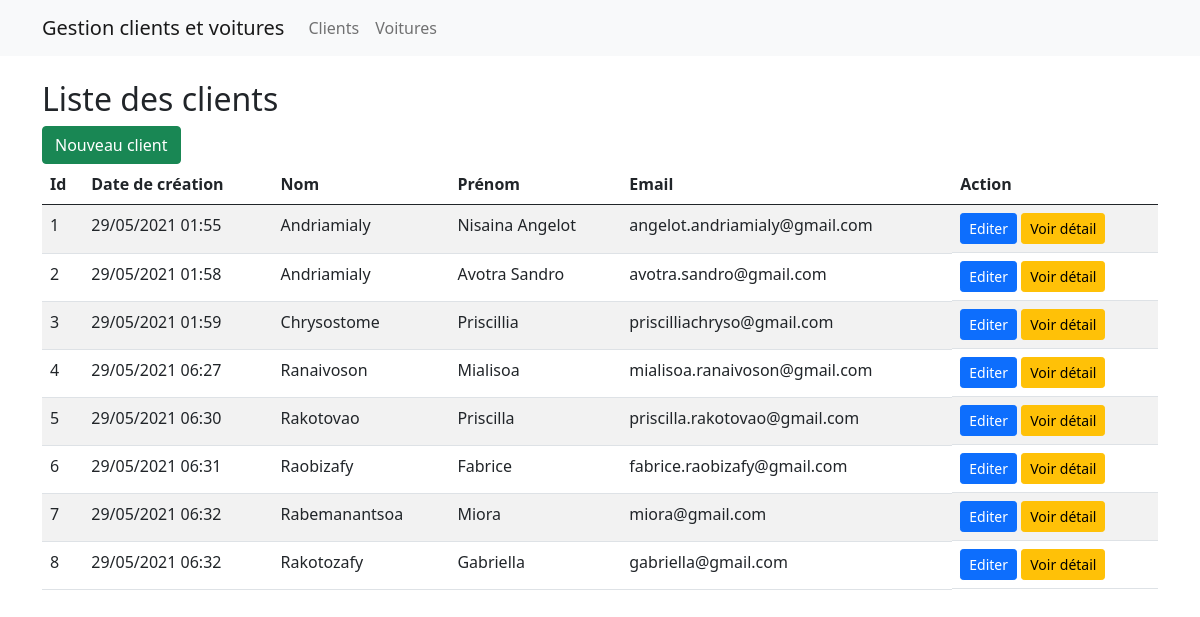
The page / on the database its author committed.
### tables this page shows
CREATE TABLE `clients` (
  `id` int(11) NOT NULL,
  `created_at` datetime NOT NULL,
  `nom` varchar(255) NOT NULL,
  `prenom` varchar(255) NOT NULL,
  `email` varchar(255) NOT NULL
);

### index.php (called while the page is built, shortened)
<?php
    require('./utils/functions.php');
    require('./ressources/layout.php');

### ressources/views/clients/index.php (called while the page is built, shortened)
<?php
    load_component('clients', 'partial.list');
?>

### ressources/views/clients/partial/list.php (the view, shortened to what this page needs)
<?php
    $sql_client = "SELECT *, DATE_FORMAT(clients.created_at, \"%d/%m/%Y %h:%i\") AS date_creation FROM clients";
    $res_client = $database->prepare($sql_client);
    $res_client->execute();
    $clients = $res_client->fetchAll();
?>
<div class="container mt-4">
    <h2>Liste des clients</h2>
    <a href="?pages=clients&action=add_client">
        <button class="btn btn-success">Nouveau client</button>
    </a>
    <table class="table table-striped">
        <thead>
            <tr>
                <th>Id</th>
                <th>Date de création</th>
                <th>Nom</th>
                <th>Prénom</th>
                <th>Email</th>
                <th>Action</th>
            </tr>
        </thead>
        <tbody>
            <?php
                foreach ($clients as $client) {
                    echo '  <tr>
                                <td>' . $client->id . '</td>
                                <td>' . $client->date_creation . '</td>
                                <td>' . $client->nom . '</td>
                                <td>' . $client->prenom . '</td>
                                <td>' . $client->email . '</td>
                                <td class="d-flex">
                                    <form method="post" action="?pages=clients&action=edit_client&client_id=' . $client->id . '">
                                        <button type="submit" class="btn btn-primary btn-sm">Editer</button>
                                    </form>
                                    &nbsp;
                                    <form method="post" action="?page=clients&module=detail&client_id=' . $client->id . '">
                                        <button type="submit" class="btn btn-warning btn-sm">Voir détail</button>
                                    </form>
                                </td>
                            </tr>';
                }
            ?>
        </tbody>
    </table>
</div>

### ressources/layout.php (shortened to what this page needs)
<!DOCTYPE html>
<html lang="en">
<head>
    <link rel="stylesheet" href="<?php asset('css/bootstrap/bootstrap.min.css') ?>">
</head>
<body style="position: relative;">
    <?php
        load_component('menu', null, true);
        load_component();
    ?>
</body>
</html>

### utils/functions.php (shortened to what this page needs)
<?php
    $view_folder = './ressources/views/';
    function load_component($page = null, $module = null, $force_default = false) {
        $component = handle_component($page, $module, $force_default);
        global $view_folder;
        require($view_folder . $component['page'] . '/' . handle_submodule($component['module']) . '.php');
    }
    function handle_component($page, $module, $force_default) {
        $default_page = 'clients';
        $default_module = 'index';
        if (is_null($page)) {
            $page = $default_page;
        }
        if (is_null($module)) {
            $module = $default_module;
        }
        if ($force_default === true) {
            $module = $default_module;
        }
        return [
            'page' => $page,
            'module' => $module
        ];
    }
    function handle_submodule($module) {
        $submodules = explode('.', $module);
        if (count($submodules) > 1) {
            return implode('/', $submodules);
        }
        return $module;
    }
    function asset($path) {
        $paths = explode('\\', dirname(__FILE__, 2));
        $root_folder = $paths[count($paths) - 1];
        echo 'http://' . $_SERVER['HTTP_HOST'] . '/' . $root_folder . '/public/' . $path;
    }

### ressources/views/menu/index.php (shortened to what this page needs)
<nav class="navbar navbar-expand-lg navbar-light bg-light">
    <div class="container">
        <a class="navbar-brand" href="#">Gestion clients et voitures</a>
        <div class="collapse navbar-collapse" id="navbarNav">
            <ul class="navbar-nav">
                <li class="nav-item">
                    <a class="nav-link" aria-current="page" href="?page=clients">Clients</a>
                </li>
                <li class="nav-item">
                    <a class="nav-link" href="?page=voitures">Voitures</a>
                </li>
            </ul>
        </div>
    </div>
</nav>

### rows shown on the page
clients: id "1", date_creation "29/05/2021 01:55", nom "Andriamialy", prenom "Nisaina Angelot", email "angelot.andriamialy@gmail.com"
clients: id "2", date_creation "29/05/2021 01:58", nom "Andriamialy", prenom "Avotra Sandro", email "avotra.sandro@gmail.com"
clients: id "3", date_creation "29/05/2021 01:59", nom "Chrysostome", prenom "Priscillia", email "priscilliachryso@gmail.com"
clients: id "4", date_creation "29/05/2021 06:27", nom "Ranaivoson", prenom "Mialisoa", email "mialisoa.ranaivoson@gmail.com"
clients: id "5", date_creation "29/05/2021 06:30", nom "Rakotovao", prenom "Priscilla", email "priscilla.rakotovao@gmail.com"
clients: id "6", date_creation "29/05/2021 06:31", nom "Raobizafy", prenom "Fabrice", email "fabrice.raobizafy@gmail.com"
clients: id "7", date_creation "29/05/2021 06:32", nom "Rabemanantsoa", prenom "Miora", email "miora@gmail.com"
clients: id "8", date_creation "29/05/2021 06:32", nom "Rakotozafy", prenom "Gabriella", email "gabriella@gmail.com"
